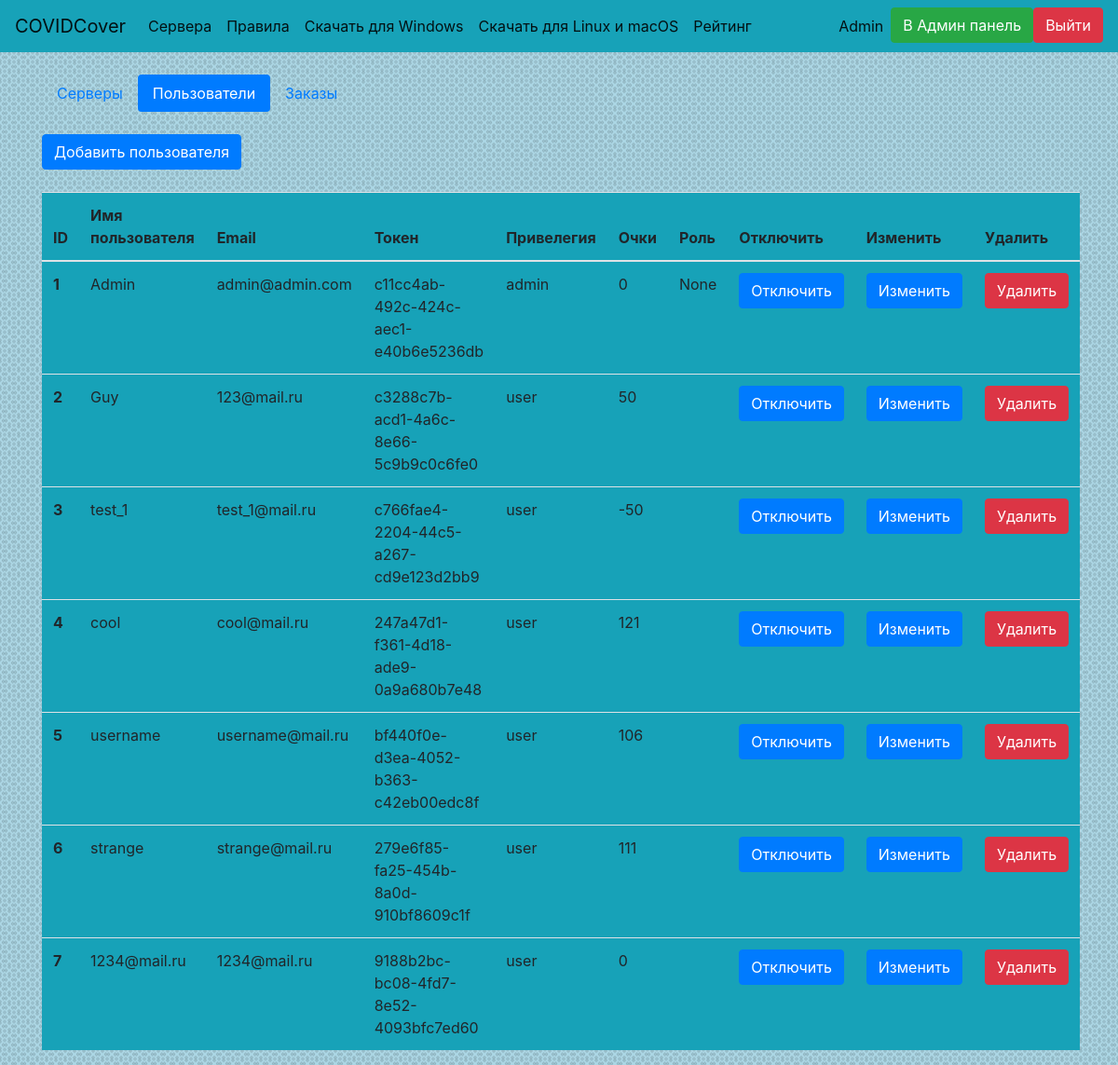
/admin/users (signed in), run on an earlier commit of the app's database.
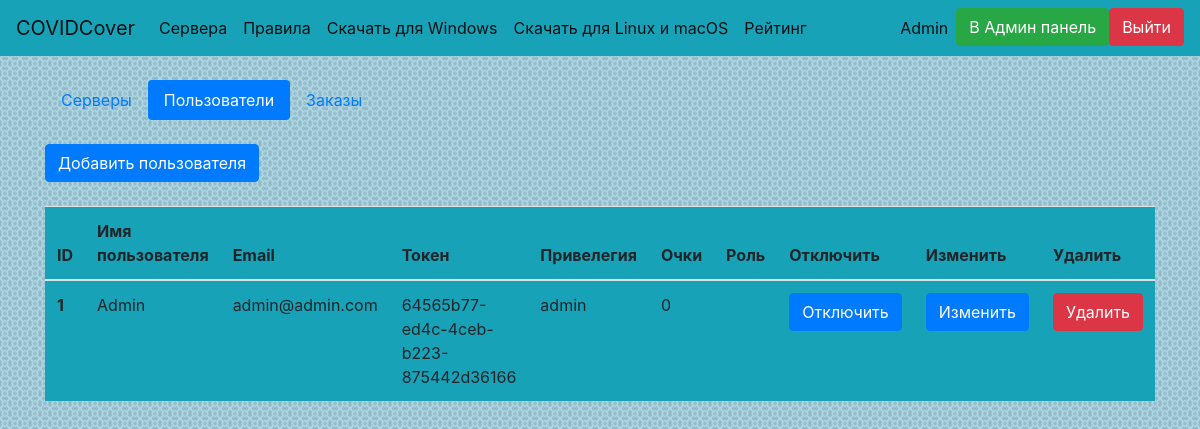
And on a later commit of the database.
### website/data/user.py (models this page shows, shortened)
class User(SqlAlchemyBase, UserMixin, SerializerMixin):
    __tablename__ = 'users'
    id = Column(Integer, primary_key=True, autoincrement=True, unique=True)
    email = Column(String, unique=True)
    username = Column(String, unique=True)
    hashed_password = Column(String, unique=False)
    token = Column(String, default=lambda: str(uuid4()), unique=True)
    privilege = Column(Integer, ForeignKey('privileges.id'), default=2, unique=False)
    order = relation('Order', back_populates='user')
    privilege_obj = relation('Privilege')
    score = Column(Integer, default=0, unique=False)
    role = Column(String, unique=False, default='')

### website/data/privilege.py (models this page shows)
class Privilege(SqlAlchemyBase, SerializerMixin):
    __tablename__ = 'privileges'
    id = Column(Integer, primary_key=True, autoincrement=True, unique=True)
    name = Column(String, unique=True)
    playable = Column(Boolean, default=1, unique=False)
    admin = Column(Boolean, default=0, unique=False)
    user = relation('User', back_populates='privilege_obj')

### website/admin_panel.py (the view)
@bp.route('/admin/users')
def admin_users():
    if not current_user.is_authenticated or not current_user.privilege_obj.admin:
        abort(404)
    session = create_session()
    users = session.query(User).all()
    return render_template('ad_users.html', title='Пользователи', users=users)

### website/data/db_session.py (called while the page is built)
def create_session():
    global __factory
    return __factory()

### website/main.py (called while the page is built)
@login_manager.user_loader
def load_user(user_id):
    session = create_session()
    return session.query(User).get(user_id)

### website/templates/ad_users.html
{% extends 'base.html'%}
{% block body %}
<ul class="nav nav-pills">
  <li class="nav-item">
    <a class="nav-link" href="/admin">Серверы</a>
  </li>
  <li class="nav-item">
    <a class="nav-link active" href="/admin/users">Пользователи</a>
  </li>
  <li class="nav-item">
    <a class="nav-link" href="/admin/orders">Заказы</a>
  </li>
</ul>
<br><a href="/admin/users/add" class="btn btn-primary">Добавить пользователя</a><br><br>
<div>
    <table class="table bg-info">
        <thead>
            <tr>
                <th scope="col">ID</th>
                <th scope="col">Имя пользователя</th>
                <th scope="col">Email</th>
                <th scope="col">Токен</th>
                <th scope="col">Привелегия</th>
                <th scope="col">Очки</th>
                <th scope="col">Роль</th>
                <th scope="col">Отключить</th>
                <th scope="col">Изменить</th>
                <th scope="col">Удалить</th>
            </tr>
        </thead>
    <tbody>
        {% for user in users %}
        <tr>
            <th scope="row">{{ user.id }}</th>
            <td>{{ user.username }}</td>
            <td>{{ user.email }}</td>
            <td>{{ user.token }}</td>
            <td>{{ user.privilege_obj.name }}</td>
            <td>{{ user.score }}</td>
            <td>{{ user.role }}</td>
            <td>
                <a class="btn btn-primary" href="/admin/users/disconnect?user={{ user.token }}">Отключить</a>
            </td>
            <td>
                <a class="btn btn-primary" href="/admin/users/edit?user={{ user.token }}">Изменить</a>
            </td>
            <td>
                <a class="btn btn-danger" href="/admin/users/delete?user={{ user.token }}">Удалить</a>
            </td>
        </tr>
        {% endfor %}
    </tbody>
    </table>
</div>
{% endblock %}

### website/templates/base.html (shortened to what this page needs)
<!DOCTYPE html>
<html lang="ru">
<head>
    <link rel="stylesheet" href="https://stackpath.bootstrapcdn.com/bootstrap/4.4.1/css/bootstrap.min.css">
    <link rel="stylesheet" href="/static/css/styles.css">
</head>
<body class="bg">
    <header>
<nav class="navbar navbar-expand-lg navbar-light bg-info">
  <a class="navbar-brand" href="/">COVIDCover</a>
  <div class="collapse navbar-collapse" id="navbarSupportedContent">
    <ul class="navbar-nav mr-auto">
            {% if current_user.is_authenticated %}
      <li class="nav-item active">
        <a class="nav-link" href="/monitor_servers">Сервера</a>
      </li>
        {% endif %}
<li class="nav-item active">
        <a class="nav-link" href="/rules" role="button">Правила</a>
      </li>
        <li class="nav-item active">
        <a class="nav-link" href="/static/installer.exe" role="button">Скачать для Windows</a>
      </li>
        <li class="nav-item active">
        <a class="nav-link" href="/static/installer.exe" role="button">Скачать для Linux и macOS</a>
      </li>
            {% if current_user.is_authenticated %}
        <li class="nav-item active">
        <a class="nav-link" href="/get_leaderboard" role="button">Рейтинг</a>
      </li>
        {% endif %}
    </ul>
    <ul class="navbar-nav">
    {% if current_user.is_authenticated %}
      <li class="nav-item active">
          <a class="nav-link disabled" href="/logout">{{ current_user.username }}</a>
      </li>
        {% if current_user.privilege == 1 %}
        <li class="nav-item active">
            <a class="btn btn-success" href="/admin">В Админ панель</a>
        </li>
        {% endif %}
        <li class="nav-item active">
          <a class="btn btn-danger" href="/logout">Выйти</a>
      </li>
          {% else %}
        <li class="nav-item">
            <a class="btn btn-primary " href="/register">Зарегистрироваться</a>
            <a class="btn btn-success" href="/login">Войти</a>
        </li>
    {% endif %}
    </ul>
  </div>
</nav>
    </header>
    <div>
    <main role="main" class="container">
        <br>
        {% block body %}{% endblock %}
    </main>
    </div>
</body>
</html>

What changed in the data, as far as the page shows it:
removed User: id "2", username "Guy", email "123@mail.ru", token "c3288c7b-acd1-4a6c-8e66-5c9b9c0c6fe0", privilege_obj.name "user", score "50"
removed User: id "3", username "test_1", email "test_1@mail.ru", token "c766fae4-2204-44c5-a267-cd9e123d2bb9", privilege_obj.name "user", score "-50"
removed User: id "4", username "cool", email "cool@mail.ru", token "247a47d1-f361-4d18-ade9-0a9a680b7e48", privilege_obj.name "user", score "121"
removed User: id "5", username "username", email "username@mail.ru", token "bf440f0e-d3ea-4052-b363-c42eb00edc8f", privilege_obj.name "user", score "106"
removed User: id "6", username "strange", email "strange@mail.ru", token "279e6f85-fa25-454b-8a0d-910bf8609c1f", privilege_obj.name "user", score "111"
removed User: id "7", username "1234@mail.ru", email "1234@mail.ru", token "9188b2bc-bc08-4fd7-8e52-4093bfc7ed60", privilege_obj.name "user", score "0"
changed User "Admin": token "c11cc4ab-492c-424c-aec1-e40b6e5236db" → "64565b77-ed4c-4ceb-b223-875442d36166"; role "None" → (not shown)
